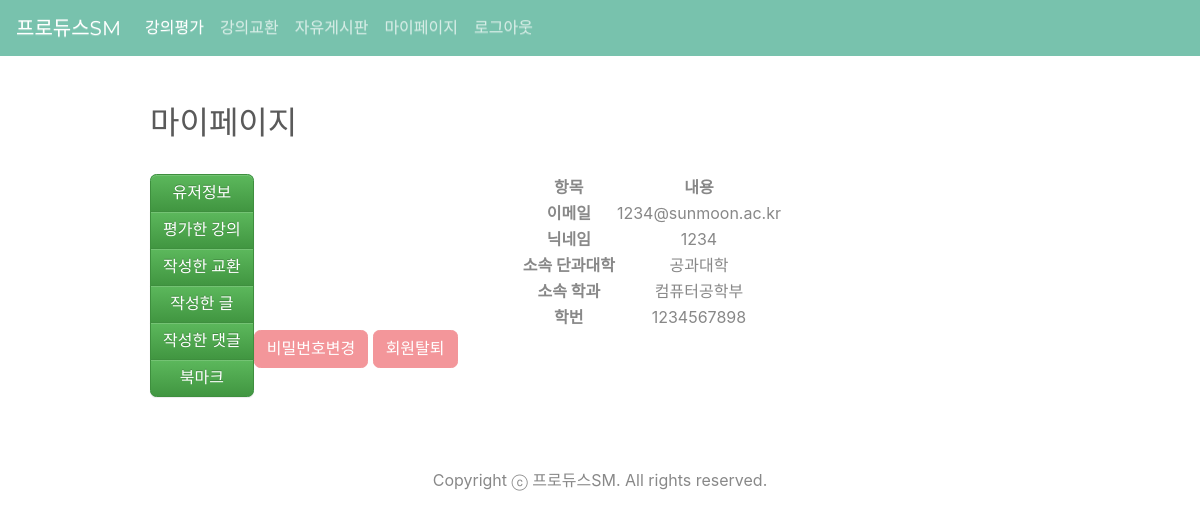
/page/mypage_board/user_information.php (signed in), run on an earlier commit of the app's database.
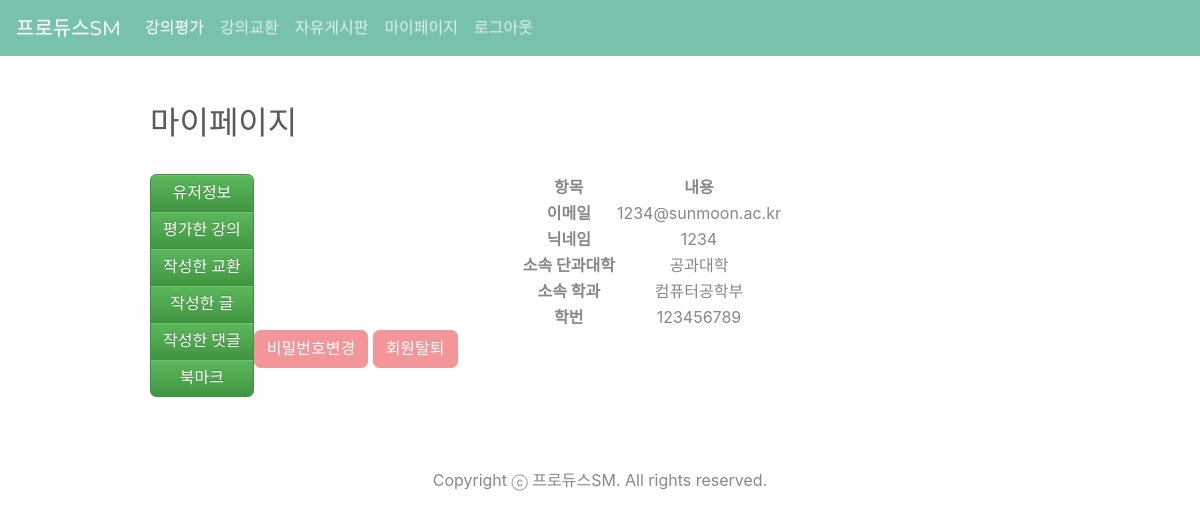
And on a later commit of the database.
### tables this page shows
CREATE TABLE `member` (
  `idx` int(11) NOT NULL,
  `id` varchar(100) NOT NULL,
  `pw` varchar(100) NOT NULL,
  `name` varchar(100) NOT NULL,
  `email` varchar(100) NOT NULL,
  `student_idx` int(10) NOT NULL,
  `college_name` varchar(45) NOT NULL,
  `major_name` varchar(45) NOT NULL,
  `state` varchar(1) NOT NULL DEFAULT '0',
  `hashkey` varchar(100) NULL
);

### db.php (called while the page is built, shortened)
<?php
 $db = new mysqli("localhost","root","123456","producesm");
 $db->set_charset("utf8");
 function mq($sql){
   global $db;
   return $db->query($sql);
 }
 ?>

### page/mypage_board/user_information.php (the view, shortened to what this page needs)
<?php
	include "../../db.php";
	if(isset($_SESSION['userid'])){
?>
<!doctype html>
<html>
<head>
 <link rel="stylesheet" href="../../css/board.css" />
<link rel="stylesheet" href="../../css/bootstrap.min.css">
<link rel="stylesheet" href="../../css/bootstrap-theme.min.css">
</head>
<nav class="navbar navbar-expand-lg navbar-dark bg-primary">
  <a class="navbar-brand" href="../../../index.php">프로듀스SM</a>
  <div class="collapse navbar-collapse" id="navbarColor01">
    <ul class="navbar-nav mr-auto">
      <li class="nav-item active">
        <a class="nav-link" href="../../page/evaluation.php">강의평가 <span class="sr-only">(current)</span></a>
      </li>
      <li class="nav-item">
        <a class="nav-link" href="../../page/trade.php">강의교환</a>
      </li>
      <li class="nav-item">
        <a class="nav-link" href="../../page/list.php">자유게시판</a>
      </li>
      <li class="nav-item">
        <a class="nav-link" href="../../page/mypage.php">마이페이지</a>
      </li>
      <li class="nav-item">
        <a class="nav-link" href="../../member/logout.php">로그아웃</a>
      </li>
    </ul>
  </div>
</nav>
<body>
	<div id="board_area">
		<br><br><h2>마이페이지</h2><br>
		<div class="btn-group-vertical" style="float:left;">
  		<a class="btn btn-success" href="user_information.php">유저정보</a>
  		<a class="btn btn-success" href="my_evaluation.php">평가한 강의</a>
			<a class="btn btn-success" href="my_trade.php">작성한 교환</a>
  		<a class="btn btn-success" href="my_list.php">작성한 글</a>
  		<a class="btn btn-success" href="my_reply.php">작성한 댓글</a>
  		<a class="btn btn-success" href="my_bookmark.php">북마크</a>
		</div>
			<?php
				$sql = mq("select * from member where id='".$_SESSION['userid']."'");
				$user = $sql->fetch_array();
			?>
				<form method="post">
					<div>
		   			<table style="margin-left: auto; margin-right: auto;">
		       	<thead>
		       	<tr>
		           <th scope="cols">항목</th>
		           <th scope="cols">내용</th>
		       	</tr>
		       	</thead>
		       	<tbody>
		       	<tr>
		           <th scope="row">이메일</th>
		           <td><?php echo $user['email'].$user['emadress']?></td>
		       </tr>
		       <tr>
		           <th scope="row">닉네임</th>
		           <td><?php echo $user['name']; ?></td>
		       </tr>
		       <tr>
		           <th scope="row">소속 단과대학</th>
		           <td><?php echo $user['college_name']; ?></td>
		       </tr>
		       <tr>
		           <th scope="row">소속 학과</th>
		           <td><?php echo $user['major_name']; ?></td>
		       </tr>
		       <tr>
		           <th scope="row">학번</th>
		           <td><?php echo $user['student_idx']; ?></td>
		       </tr>
		       </tbody>
		   		</table>
		   	</div>
				<div style="margin-left:auto; margin-right:auto;">
					<a class="btn btn-secondary my-2 my-sm-0" href="user_modify.php">비밀번호변경</a>
					<a class="btn btn-secondary my-2 my-sm-0" href="user_delete.php">회원탈퇴</a>
				</div>
			</form>
	</div>
	<div class="container" style="padding-top:100px;">
		<p class="text-center">Copyright ⓒ 프로듀스SM. All rights reserved.</p>
	</div>
</body>
</html>
<?php
    }else{
        echo "<script>alert('잘못된 접근입니다.'); location.href='../../index.php'; </script>";
    }
 ?>

### css/board.css (style rules this page uses)
a { text-decoration: none; color:#333; }
ul li { list-style:none; }
#board_area { width: 900px; margin: 0 auto; position: relative; }

### page/mypage_board/user_information.php (style rules this page uses)
th { text-align: center; }
td { text-align: center; }

What changed in the data, as far as the page shows it:
changed member "1234@sunmoon.ac.kr": student_idx "1234567898" → "123456789"
